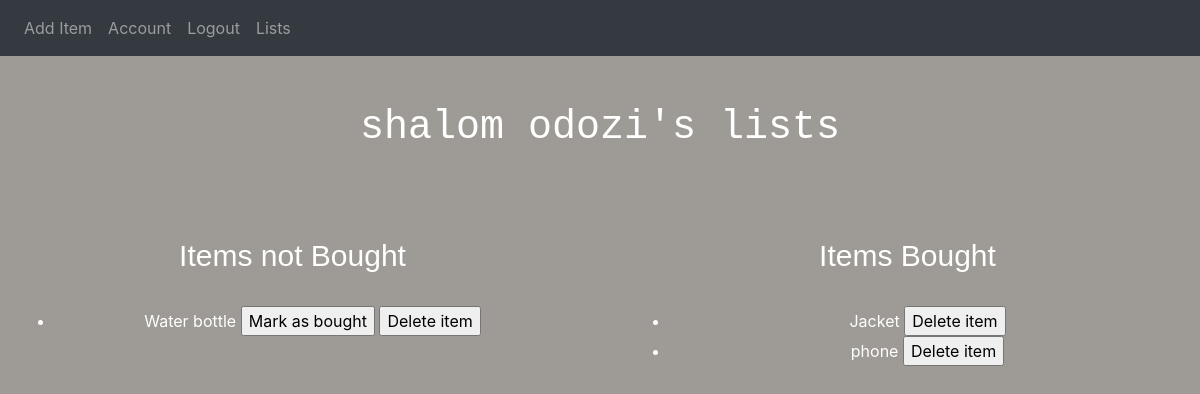
Before: /lists (signed in) with the older database file.
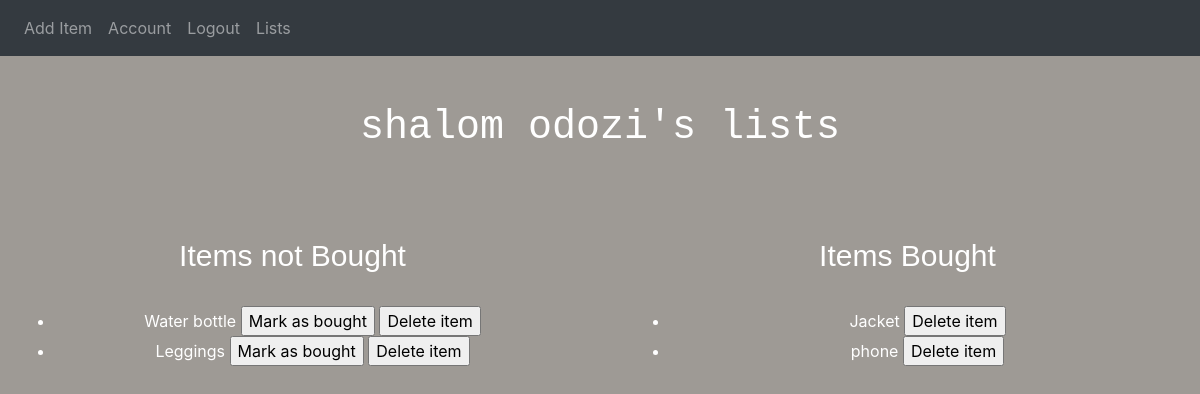
After: the same page with the newer database file.
### application/models.py (models this page shows, shortened)
class Users(db.Model, UserMixin):
	id = db.Column(db.Integer, primary_key=True)
	first_name = db.Column(db.String(30), nullable=False)
	last_name = db.Column(db.String(30), nullable=False)
	email = db.Column(db.String(150), nullable=False, unique=True)
	password = db.Column(db.String(50), nullable=False)
	lists = db.relationship('Shoppinglist', backref='creator', lazy=True)

class Shoppinglist(db.Model, UserMixin):
	id = db.Column(db.Integer, primary_key=True)
	text = db.Column(db.String(200), nullable=False)
	bought = db.Column(db.Boolean)
	user_id = db.Column(db.Integer, db.ForeignKey('users.id'), nullable=False)

### application/routes.py (the view)
@app.route('/lists')
@login_required
def lists():
 if current_user.is_authenticated:
  bought = Shoppinglist.query.filter_by(creator=current_user, bought=True).all()
  notbought = Shoppinglist.query.filter_by(creator=current_user, bought=False).all()
  return render_template('lists.html', title='Lists', bought=bought, notbought=notbought, creator=current_user)

### application/models.py (called while the page is built)
@login_manager.user_loader
def load_user(id):
	return Users.query.get(int(id))

### application/templates/lists.html (shortened to what this page needs)
{% extends "layout.html" %}
{% block body_content %}
<!DOCTYPE html>
<html lang="en">
<head>
<body>
	<br>
	<br>
<b><h1 style="font-size:40px; color:white;text-align:center;font-family: monospace;">{{ current_user.first_name}} {{ current_user.last_name }}'s lists</h1></b>
<br>
<br>
<div class="row">
	<div class="column margin:left"><h3 style="font-size:30px;text-align:center;font-family:Arial,sans-serif; color:white"> Items not Bought</h3>
	<br>
	<ul>
		{% for shoppinglist in notbought %}
		<li style="font-size:12pt; color:white;text-align:center">{{ shoppinglist.text }} <form action="{{ url_for('bought', id=shoppinglist.id) }}" style="display: inline">
         <input type="submit" value="Mark as bought">
     </form>
		<form action="{{ url_for('delete', id=shoppinglist.id) }}" style="display: inline">
         <input type="submit" value="Delete item"></form></li>
		{% endfor %}
	</ul>
</div>
	<br>
	<div class="column"><h3 style="font-size:30px;text-align:center;font-family:Arial,sans-serif;color:white;"> Items Bought</h3>
	<br>
	<ul>
		{% for shoppinglist in bought %}
		<li style="font-size:12pt;color:white;text-align:center;">{{ shoppinglist.text }}
		 <form action="{{ url_for('delete', id=shoppinglist.id) }}" style="display: inline">
         <input type="submit" value="Delete item"></form></li>
		{% endfor %}
	</div>
</div>
</body>
{% endblock body_content %}

### application/templates/layout.html (shortened to what this page needs)
<!DOCTYPE html>
<html lang="en">
<head>
  <link rel="stylesheet" href="https://maxcdn.bootstrapcdn.com/bootstrap/4.3.1/css/bootstrap.min.css">
</head>
<body>
	<nav class="navbar navbar-expand-sm bg-dark navbar-dark justify-content-center ">
  <div class="collapse navbar-collapse" id="collapsibleNavbar">
    <ul class="navbar-nav">
			{% if current_user.is_authenticated %}
				<li class="nav-item"><a class="nav-link"href="{{ url_for('newitem') }}">Add Item</a></li>
				<li class="nav-item"><a class="nav-link"href="{{ url_for('account') }}">Account</a></li>
				<li class="nav-item"><a class="nav-link"href="{{ url_for('logout') }}">Logout</a></li>
				<li class="nav-item"><a class="nav-link"href="{{ url_for('lists') }}">Lists</a></li>
				{% else %}
				 	<li class="nav-item"><a class="nav-link" href="{{ url_for('home') }}">Home</a></li>
					<li class="nav-item"><a class="nav-link" href="{{ url_for('login') }}">Login</a></li>
				{% endif %}
			</ul>
		</div>
</nav>
{% block body_content %}
{% endblock %}
</body>
</html>

### application/templates/layout.html (style rules this page uses)
body { background-color: #9e9a95; }

### application/templates/lists.html (style rules this page uses)
.column { float: left; width: 50%; padding: 30px; }

Changed rows visible on the page:
added Shoppinglist: text "Leggings", shown under "Items not Bought"
